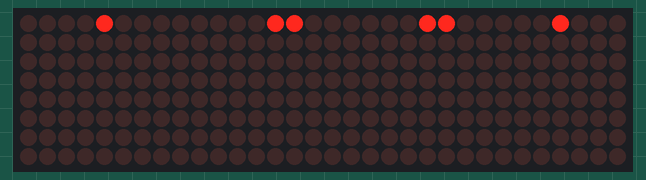
Simulated run of this sketch. Board: Arduino Mega 2560, built with avr-gcc and run on an emulated ATmega2560. On the bench: 32×8 LED matrix. Wiring (from diagram.json): 4 × MAX7219 LED driver: data pin 51; clock pin 52; CS pin 53.

Above: at 0.2 s.
At 0.6 s:
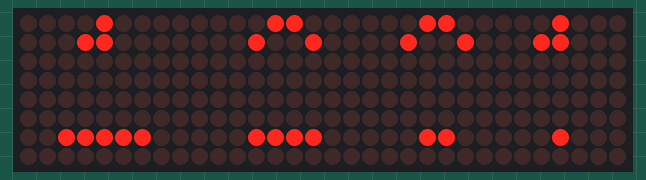
At 1.3 s:
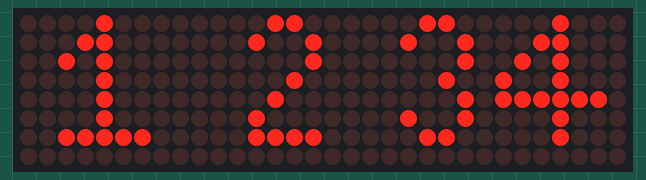

Measured:
- by itself, everything shown: repeats every 2.4 s, in 4 steps
- what the display in image 1 shows lasts 0.4 s, from 0.4 s to 0.8 s
- what the display in image 2 shows lasts 1.3 s, from 1.2 s to 2.5 s

The sketch:

sketch.ino
```cpp
#define DDRB  (*(volatile char*)0x24)
#define PORTB (*(volatile char*)0x25)

#define LOAD 0
#define CLK  1
#define DIN  2

// Digits column-wise (reverse vertically)
unsigned char digit1[8] = {
  0b00000000,
  0b01111100,
  0b00010000,
  0b00010000,
  0b00010000,
  0b00010100,
  0b00011000,
  0b00010000
};
unsigned char digit2[8] = {
  0b00000000,
  0b11110000,
  0b00010000,
  0b00100000,
  0b01000000,
  0b10000000,
  0b10010000,
  0b01100000
};
unsigned char digit3[8] = {
  0b00000000,
  0b01100000,
  0b10010000,
  0b10000000,
  0b01000000,
  0b10000000,
  0b10010000,
  0b01100000
};
unsigned char digit4[8] = {
  0b00000000,
  0b00010000,
  0b00010000,
  0b01111110,
  0b00010010,
  0b00010100,
  0b00011000,
  0b00010000
};

void max7219_send_all(unsigned char addr, unsigned char d1, unsigned char d2, unsigned char d3, unsigned char d4) {
  PORTB &= ~(1 << LOAD);
  unsigned char data[4] = { d1, d2, d3, d4 };
  for (char dev = 0; dev < 4; dev++) {
    for (int i = 7; i >= 0; i--) {
      PORTB &= ~(1 << CLK);
      (addr & (1 << i)) ? (PORTB |= (1 << DIN)) : (PORTB &= ~(1 << DIN));
      PORTB |= (1 << CLK);
    }
    for (int i = 7; i >= 0; i--) {
      PORTB &= ~(1 << CLK);
      (data[dev] & (1 << i)) ? (PORTB |= (1 << DIN)) : (PORTB &= ~(1 << DIN));
      PORTB |= (1 << CLK);
    }
  }
  PORTB |= (1 << LOAD);
}

void max7219_init() {
  DDRB |= (1 << LOAD) | (1 << CLK) | (1 << DIN);
  for (int i = 0; i < 4; i++) {
    max7219_send_all(0x0F, 0, 0, 0, 0);
    max7219_send_all(0x0C, 1, 1, 1, 1);
    max7219_send_all(0x0B, 7, 7, 7, 7);
    max7219_send_all(0x0A, 8, 8, 8, 8);
    max7219_send_all(0x09, 0, 0, 0, 0);
  }
  for (int i = 1; i <= 8; i++) {
    max7219_send_all(i, 0, 0, 0, 0);
  }
}

void delay_custom(long t) {
  for (volatile long i = 0; i < t; i++);
}

void setup() {
  max7219_init();
}

void loop() {
  for (int s = 0; s <= 4; s++) {
    for (int f = 0; f < 6; f++) {
      for (int row = 0; row < 8; row++) {
        unsigned char r1 = 0, r2 = 0, r3 = 0, r4 = 0;

        if (row < 4 && row <= s) {
          r1 = digit1[row];
          r2 = digit2[row];
          r3 = digit3[row];
          r4 = digit4[row];
        }
        if (row >= 4 && row >= 7 - s) {
          r1 = digit1[row];
          r2 = digit2[row];
          r3 = digit3[row];
          r4 = digit4[row];
        }

        max7219_send_all(8 - row, r1, r2, r3, r4);
      }
      delay_custom(30000);
    }
  }
  for (volatile long i = 0; i < 200000; i++);
}
```
